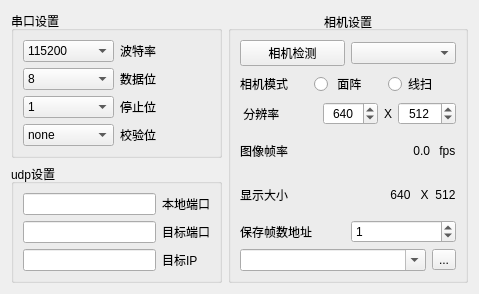
<?xml version="1.0" encoding="UTF-8"?>
<ui version="4.0">
 <class>system_settings_window</class>
 <widget class="QWidget" name="system_settings_window">
  <property name="geometry">
   <rect>
    <x>0</x>
    <y>0</y>
    <width>475</width>
    <height>281</height>
   </rect>
  </property>
  <property name="windowTitle">
   <string>Form</string>
  </property>
  <layout class="QGridLayout" name="gridLayout_8">
   <item row="0" column="0">
    <layout class="QGridLayout" name="gridLayout_7">
     <item row="0" column="0">
      <widget class="QGroupBox" name="groupBox">
       <property name="title">
        <string>串口设置</string>
       </property>
       <layout class="QGridLayout" name="gridLayout_2">
        <item row="0" column="0">
         <layout class="QGridLayout" name="gridLayout">
          <item row="3" column="1">
           <widget class="QLabel" name="label_5">
            <property name="text">
             <string>校验位</string>
            </property>
           </widget>
          </item>
          <item row="0" column="0">
           <widget class="QComboBox" name="baundrateCb">
            <item>
             <property name="text">
              <string>115200</string>
             </property>
            </item>
            <item>
             <property name="text">
              <string>9600</string>
             </property>
            </item>
            <item>
             <property name="text">
              <string>4800</string>
             </property>
            </item>
           </widget>
          </item>
          <item row="1" column="0">
           <widget class="QComboBox" name="dataCb">
            <item>
             <property name="text">
              <string>8</string>
             </property>
            </item>
            <item>
             <property name="text">
              <string>7</string>
             </property>
            </item>
            <item>
             <property name="text">
              <string>6</string>
             </property>
            </item>
            <item>
             <property name="text">
              <string>5</string>
             </property>
            </item>
           </widget>
          </item>
          <item row="2" column="0">
           <widget class="QComboBox" name="stopCb">
            <item>
             <property name="text">
              <string>1</string>
             </property>
            </item>
            <item>
             <property name="text">
              <string>1.5</string>
             </property>
            </item>
            <item>
             <property name="text">
              <string>2</string>
             </property>
            </item>
           </widget>
          </item>
          <item row="1" column="1">
           <widget class="QLabel" name="label_3">
            <property name="text">
             <string>数据位</string>
            </property>
           </widget>
          </item>
          <item row="0" column="1">
           <widget class="QLabel" name="label_2">
            <property name="text">
             <string>波特率</string>
            </property>
           </widget>
          </item>
          <item row="2" column="1">
           <widget class="QLabel" name="label_4">
            <property name="text">
             <string>停止位</string>
            </property>
           </widget>
          </item>
          <item row="3" column="0">
           <widget class="QComboBox" name="checkCb">
            <item>
             <property name="text">
              <string>none</string>
             </property>
            </item>
           </widget>
          </item>
         </layout>
        </item>
       </layout>
      </widget>
     </item>
     <item row="0" column="1" rowspan="2">
      <widget class="QGroupBox" name="groupBox_3">
       <property name="sizePolicy">
        <sizepolicy hsizetype="Maximum" vsizetype="Fixed">
         <horstretch>0</horstretch>
         <verstretch>0</verstretch>
        </sizepolicy>
       </property>
       <property name="minimumSize">
        <size>
         <width>240</width>
         <height>0</height>
        </size>
       </property>
       <property name="maximumSize">
        <size>
         <width>240</width>
         <height>1787777</height>
        </size>
       </property>
       <property name="autoFillBackground">
        <bool>false</bool>
       </property>
       <property name="title">
        <string>相机设置</string>
       </property>
       <property name="alignment">
        <set>Qt::AlignCenter</set>
       </property>
       <property name="flat">
        <bool>false</bool>
       </property>
       <property name="checkable">
        <bool>false</bool>
       </property>
       <layout class="QGridLayout" name="gridLayout_6">
        <item row="0" column="0">
         <layout class="QGridLayout" name="gridLayout_5">
          <item row="0" column="0">
           <layout class="QHBoxLayout" name="horizontalLayout">
            <item>
             <widget class="QPushButton" name="camera_sel">
              <property name="text">
               <string>相机检测</string>
              </property>
             </widget>
            </item>
            <item>
             <widget class="QComboBox" name="camera_comboBox">
              <property name="sizePolicy">
               <sizepolicy hsizetype="Preferred" vsizetype="Fixed">
                <horstretch>0</horstretch>
                <verstretch>0</verstretch>
               </sizepolicy>
              </property>
             </widget>
            </item>
           </layout>
          </item>
          <item row="1" column="0">
           <layout class="QHBoxLayout" name="horizontalLayout_2">
            <item>
             <widget class="QLabel" name="label_21">
              <property name="text">
               <string>相机模式</string>
              </property>
             </widget>
            </item>
            <item>
             <widget class="QRadioButton" name="area_array">
              <property name="text">
               <string> 面阵</string>
              </property>
             </widget>
            </item>
            <item>
             <widget class="QRadioButton" name="line_scan">
              <property name="text">
               <string>线扫</string>
              </property>
             </widget>
            </item>
           </layout>
          </item>
          <item row="2" column="0">
           <layout class="QHBoxLayout" name="horizontalLayout_3">
            <item>
             <widget class="QLabel" name="label_23">
              <property name="text">
               <string> 分辨率</string>
              </property>
             </widget>
            </item>
            <item>
             <spacer name="horizontalSpacer_2">
              <property name="orientation">
               <enum>Qt::Horizontal</enum>
              </property>
              <property name="sizeHint" stdset="0">
               <size>
                <width>40</width>
                <height>20</height>
               </size>
              </property>
             </spacer>
            </item>
            <item>
             <widget class="QSpinBox" name="col_set">
              <property name="enabled">
               <bool>true</bool>
              </property>
              <property name="sizePolicy">
               <sizepolicy hsizetype="Maximum" vsizetype="Fixed">
                <horstretch>0</horstretch>
                <verstretch>0</verstretch>
               </sizepolicy>
              </property>
              <property name="minimumSize">
               <size>
                <width>50</width>
                <height>0</height>
               </size>
              </property>
              <property name="maximumSize">
               <size>
                <width>59</width>
                <height>16777215</height>
               </size>
              </property>
              <property name="alignment">
               <set>Qt::AlignCenter</set>
              </property>
              <property name="readOnly">
               <bool>false</bool>
              </property>
              <property name="maximum">
               <number>10000</number>
              </property>
              <property name="value">
               <number>640</number>
              </property>
             </widget>
            </item>
            <item>
             <widget class="QLabel" name="label_25">
              <property name="text">
               <string>X</string>
              </property>
              <property name="alignment">
               <set>Qt::AlignCenter</set>
              </property>
             </widget>
            </item>
            <item>
             <widget class="QSpinBox" name="row_set">
              <property name="enabled">
               <bool>true</bool>
              </property>
              <property name="minimumSize">
               <size>
                <width>58</width>
                <height>0</height>
               </size>
              </property>
              <property name="alignment">
               <set>Qt::AlignCenter</set>
              </property>
              <property name="maximum">
               <number>10000</number>
              </property>
              <property name="value">
               <number>512</number>
              </property>
             </widget>
            </item>
           </layout>
          </item>
          <item row="3" column="0">
           <layout class="QHBoxLayout" name="horizontalLayout_4">
            <item>
             <widget class="QLabel" name="label_24">
              <property name="text">
               <string>图像帧率</string>
              </property>
             </widget>
            </item>
            <item>
             <spacer name="horizontalSpacer_3">
              <property name="orientation">
               <enum>Qt::Horizontal</enum>
              </property>
              <property name="sizeHint" stdset="0">
               <size>
                <width>40</width>
                <height>20</height>
               </size>
              </property>
             </spacer>
            </item>
            <item>
             <widget class="QLabel" name="frame_rate">
              <property name="sizePolicy">
               <sizepolicy hsizetype="Maximum" vsizetype="Preferred">
                <horstretch>0</horstretch>
                <verstretch>0</verstretch>
               </sizepolicy>
              </property>
              <property name="minimumSize">
               <size>
                <width>40</width>
                <height>0</height>
               </size>
              </property>
              <property name="maximumSize">
               <size>
                <width>40</width>
                <height>16777215</height>
               </size>
              </property>
              <property name="text">
               <string>0.0</string>
              </property>
              <property name="alignment">
               <set>Qt::AlignRight|Qt::AlignTrailing|Qt::AlignVCenter</set>
              </property>
             </widget>
            </item>
            <item>
             <widget class="QLabel" name="label_20">
              <property name="text">
               <string> fps</string>
              </property>
             </widget>
            </item>
           </layout>
          </item>
          <item row="4" column="0">
           <layout class="QHBoxLayout" name="horizontalLayout_5">
            <item>
             <widget class="QLabel" name="label_18">
              <property name="text">
               <string>显示大小</string>
              </property>
             </widget>
            </item>
            <item>
             <spacer name="horizontalSpacer">
              <property name="orientation">
               <enum>Qt::Horizontal</enum>
              </property>
              <property name="sizeHint" stdset="0">
               <size>
                <width>40</width>
                <height>20</height>
               </size>
              </property>
             </spacer>
            </item>
            <item>
             <widget class="QLabel" name="col_diaplay">
              <property name="text">
               <string>640</string>
              </property>
              <property name="alignment">
               <set>Qt::AlignCenter</set>
              </property>
             </widget>
            </item>
            <item>
             <widget class="QLabel" name="label_19">
              <property name="text">
               <string> X</string>
              </property>
              <property name="alignment">
               <set>Qt::AlignCenter</set>
              </property>
             </widget>
            </item>
            <item>
             <widget class="QLabel" name="row_display">
              <property name="autoFillBackground">
               <bool>false</bool>
              </property>
              <property name="text">
               <string>512</string>
              </property>
              <property name="alignment">
               <set>Qt::AlignCenter</set>
              </property>
             </widget>
            </item>
           </layout>
          </item>
          <item row="5" column="0">
           <layout class="QHBoxLayout" name="horizontalLayout_6">
            <item>
             <widget class="QLabel" name="label_22">
              <property name="text">
               <string>保存帧数地址</string>
              </property>
             </widget>
            </item>
            <item>
             <widget class="QSpinBox" name="frames_spinBox">
              <property name="sizePolicy">
               <sizepolicy hsizetype="Minimum" vsizetype="Fixed">
                <horstretch>0</horstretch>
                <verstretch>0</verstretch>
               </sizepolicy>
              </property>
              <property name="minimumSize">
               <size>
                <width>60</width>
                <height>0</height>
               </size>
              </property>
              <property name="maximum">
               <number>10000000</number>
              </property>
              <property name="value">
               <number>1</number>
              </property>
             </widget>
            </item>
           </layout>
          </item>
          <item row="6" column="0">
           <layout class="QHBoxLayout" name="horizontalLayout_7">
            <item>
             <widget class="QComboBox" name="address">
              <property name="sizePolicy">
               <sizepolicy hsizetype="Preferred" vsizetype="Fixed">
                <horstretch>0</horstretch>
                <verstretch>0</verstretch>
               </sizepolicy>
              </property>
              <property name="maximumSize">
               <size>
                <width>200</width>
                <height>16777215</height>
               </size>
              </property>
              <property name="editable">
               <bool>true</bool>
              </property>
             </widget>
            </item>
            <item>
             <widget class="QToolButton" name="toolButton">
              <property name="text">
               <string>...</string>
              </property>
             </widget>
            </item>
           </layout>
          </item>
         </layout>
        </item>
       </layout>
      </widget>
     </item>
     <item row="1" column="0">
      <widget class="QGroupBox" name="groupBox_2">
       <property name="title">
        <string>udp设置</string>
       </property>
       <layout class="QGridLayout" name="gridLayout_4">
        <item row="0" column="0">
         <layout class="QGridLayout" name="gridLayout_3">
          <item row="0" column="0">
           <widget class="QLineEdit" name="localport">
            <property name="sizePolicy">
             <sizepolicy hsizetype="Minimum" vsizetype="Fixed">
              <horstretch>0</horstretch>
              <verstretch>0</verstretch>
             </sizepolicy>
            </property>
           </widget>
          </item>
          <item row="0" column="1">
           <widget class="QLabel" name="label_7">
            <property name="text">
             <string>本地端口</string>
            </property>
           </widget>
          </item>
          <item row="1" column="0">
           <widget class="QLineEdit" name="targetPort">
            <property name="sizePolicy">
             <sizepolicy hsizetype="Minimum" vsizetype="Fixed">
              <horstretch>0</horstretch>
              <verstretch>0</verstretch>
             </sizepolicy>
            </property>
            <property name="minimumSize">
             <size>
              <width>133</width>
              <height>0</height>
             </size>
            </property>
           </widget>
          </item>
          <item row="1" column="1">
           <widget class="QLabel" name="label_8">
            <property name="text">
             <string>目标端口</string>
            </property>
           </widget>
          </item>
          <item row="2" column="0">
           <widget class="QLineEdit" name="targetIP">
            <property name="sizePolicy">
             <sizepolicy hsizetype="Minimum" vsizetype="Fixed">
              <horstretch>0</horstretch>
              <verstretch>0</verstretch>
             </sizepolicy>
            </property>
            <property name="minimumSize">
             <size>
              <width>133</width>
              <height>0</height>
             </size>
            </property>
           </widget>
          </item>
          <item row="2" column="1">
           <widget class="QLabel" name="label_6">
            <property name="text">
             <string>目标IP</string>
            </property>
           </widget>
          </item>
         </layout>
        </item>
       </layout>
      </widget>
     </item>
    </layout>
   </item>
  </layout>
  <zorder>groupBox_2</zorder>
  <zorder>groupBox</zorder>
  <zorder>groupBox_3</zorder>
 </widget>
 <resources/>
 <connections/>
</ui>
